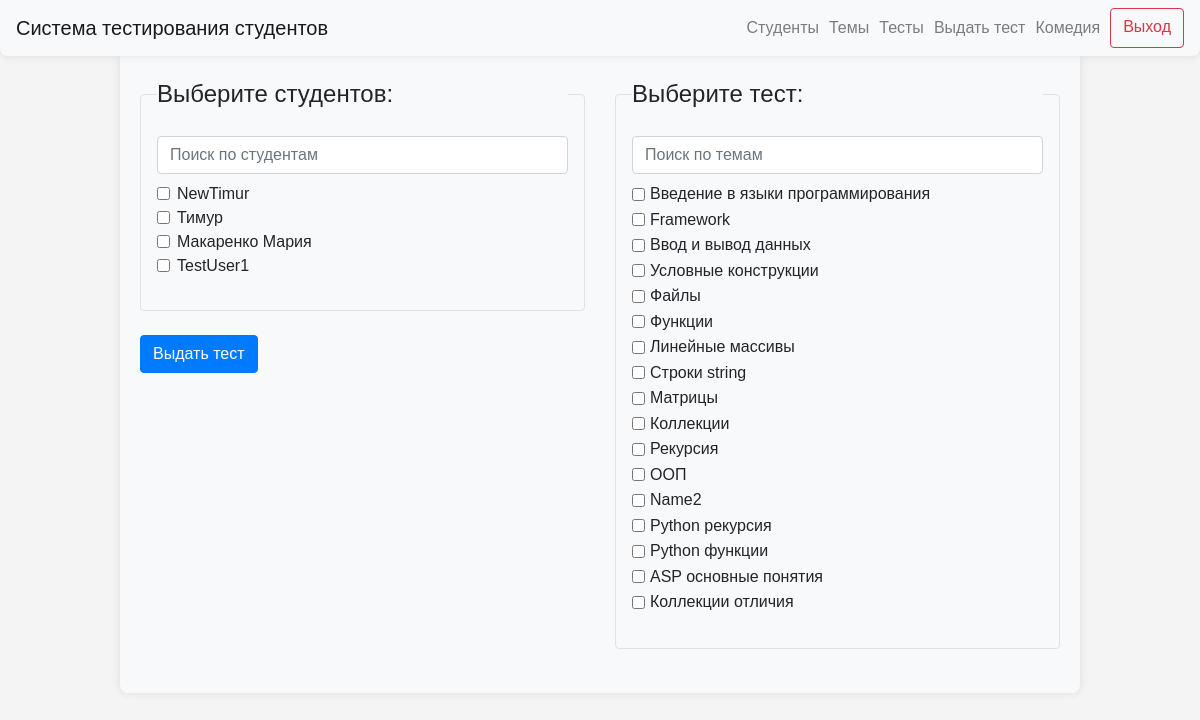
Page /groups/2/give_test (signed in) on the committed database.
### data/users.py (models this page shows)
class User(SqlAlchemyBase, UserMixin, SerializerMixin):
    __tablename__ = "users"
    id = sqlalchemy.Column(
        sqlalchemy.Integer,
        primary_key=True,
        autoincrement=True,
    )
    name = sqlalchemy.Column(
        sqlalchemy.String,
        nullable=True,
    )
    group_id = sqlalchemy.Column(
        sqlalchemy.Integer,
        sqlalchemy.ForeignKey(
            "groups.id",
            ondelete="CASCADE",
        ),
        nullable=False,
    )
    date_of_birth = sqlalchemy.Column(
        sqlalchemy.Date,
        nullable=False,
    )
    user_level = sqlalchemy.Column(
        sqlalchemy.String,
        default="student",
    )

### data/topics.py (models this page shows)
class Topic(SqlAlchemyBase, UserMixin, SerializerMixin):
    __tablename__ = "topics"
    id = sqlalchemy.Column(sqlalchemy.Integer,
                           primary_key=True, autoincrement=True)
    name = sqlalchemy.Column(sqlalchemy.String, nullable=True)

### server.py (the view, shortened to what this page needs)
@app.route("/groups/<int:group_id>/give_test", methods=["GET", "POST"])
@login_required
def give_test(group_id):
    if current_user.user_level == "admin":
        db_sess = db_session.create_session()
        students = db_sess.query(User).filter(User.user_level != "admin" and User.group_id == group_id)
        topics = db_sess.query(Topic)
    else:
        abort(403)
    return render_template(
        "give_test.html",
        students=students,
        topics=topics,
        title="Выдача тестов",
        group_id=group_id,
    )

### data/db_session.py (called while the page is built)
def create_session() -> Session:
    global __factory
    return __factory()

### server.py (called while the page is built)
@login_manager.user_loader
def load_user(user_id):
    db_sess = db_session.create_session()
    return db_sess.query(User).get(user_id)

### templates/give_test.html (shortened to what this page needs)
{% extends "base.html" %}
{% block content %}
<form action="/groups/{{ group_id }}/give_test" method="post">
    <div class="row justify-content-center">
        <div class="col-md-6">
            <fieldset class="border p-3 rounded">
                <legend class="form-legend">Выберите студентов:</legend>
                <div class="form-group">
                    <input type="text" class="form-control mb-2" id="student-search" placeholder="Поиск по студентам">
                    {% for student in students %}
                    <div class="form-check student">
                        <input type="checkbox" class="form-check-input" id="student-{{ student.id }}"
                               name="students" value="{{ student.id }}">
                        <label class="form-check-label" for="student-{{ student.id }}">{{ student.name }}</label>
                    </div>
                    {% endfor %}
                </div>
            </fieldset>
            <br>
            <button type="submit" class="btn btn-primary float-end" onclick="return validateSelection()">Выдать
                тест
            </button>
        </div>
        <div class="col-md-6">
            <fieldset class="border p-3 rounded">
                <legend class="form-legend">Выберите тест:</legend>
                <div class="form-group">
                    <input type="text" class="form-control mb-2" id="topic-search" placeholder="Поиск по темам">
                    <ul class="list-unstyled">
                        {% for topic in topics %}
                        <li class="topic">
                            <div class="form-check form-check-inline">
                                <input type="checkbox" class="form-check-input" id="topic-{{ topic.id }}" name="topics"
                                       value="{{ topic.id }}">
                                <label class="form-check-label" for="topic-{{ topic.id }}">{{ topic.name }}</label>
                            </div>
                        </li>
                        {% endfor %}
                    </ul>
                </div>
            </fieldset>
            <br>
        </div>
    </div>
</form>
{% endblock %}

### templates/base.html (shortened to what this page needs)
<!doctype html>
<html lang="en">
<head>
    <link rel="stylesheet"
          href="https://stackpath.bootstrapcdn.com/bootstrap/4.4.1/css/bootstrap.min.css"
>
    <link rel="stylesheet" type="text/css" href="../static/css/style.css">
</head>
<body>
<header>
    <nav class="navbar navbar-light bg-light custom-navbar">
        <a class="navbar-brand" href="/">Система тестирования студентов</a>
        {% if current_user.is_authenticated %}
        <div class="d-flex flex-row-reverse">
            <a class="btn btn-outline-danger spaced-element" style="margin-left: 10px; text-align: center;"
               href="/logout">Выход</a>
            {% if current_user.user_level == 'admin' %}
            <a class="navbar-text" style="margin-left: 10px; text-align: center;">{{ current_user.name }}</a>
            <a class="navbar-text" style="margin-left: 10px; text-align: center;" href="/select_group_for_test">Выдать тест</a>
            <a class="navbar-text" style="margin-left: 10px; text-align: center;" href="/">Тесты</a>
            <a class="navbar-text" style="margin-left: 10px; text-align: center;" href="/topics">Темы</a>
            <a class="navbar-text" style="margin-left: 10px; text-align: center;" href="/groups">Студенты</a>
            {% else %}
            <a class="navbar-text" style="margin-left: 10px; text-align: center;" href="{{ url_for('personal_cabinet', user_id=current_user.id) }}">{{ current_user.name }}</a>
            {% endif %}
        </div>
        {% endif %}
    </nav>
</header>
<main role="main" class="container">
    {% block content %}
    {% endblock %}
</main>
</body>
</html>

### static/css/style.css (style rules this page uses)
body { font-family: Arial, sans-serif; margin: 0; padding: 0; background-color: #f4f4f4; }
.custom-navbar { margin: 0 auto; background-color: #f8f9fa; border-radius: 0 0 8px 8px; box-shadow: 0 0 10px rgba(0,0,0,0.1); }

### templates/give_test.html (style rules this page uses)
body { font-family: Arial, sans-serif; margin: 0; padding: 0; background-color: #f4f4f4; }
.container { width: 80%; margin: 0 auto; padding: 20px; background-color: #f8f9fa; border-radius: 0 0 8px 8px; box-shadow: 0 0 10px rgba(0,0,0,0.1); }

### rows in the picture
User: name "Комедия"
User: name "NewTimur"
User: name "Тимур"
User: name "Макаренко Мария"
User: name "TestUser1"
Topic: name "Введение в языки программирования"
Topic: name "Framework"
Topic: name "Ввод и вывод данных"
Topic: name "Условные конструкции"
Topic: name "Файлы"
Topic: name "Функции"
Topic: name "Линейные массивы"
Topic: name "Строки string"
Topic: name "Матрицы"
Topic: name "Коллекции"
Topic: name "Рекурсия"
Topic: name "ООП"
Topic: name "Name2"
Topic: name "Python рекурсия"
Topic: name "Python функции"
Topic: name "ASP основные понятия"
Topic: name "Коллекции отличия"
